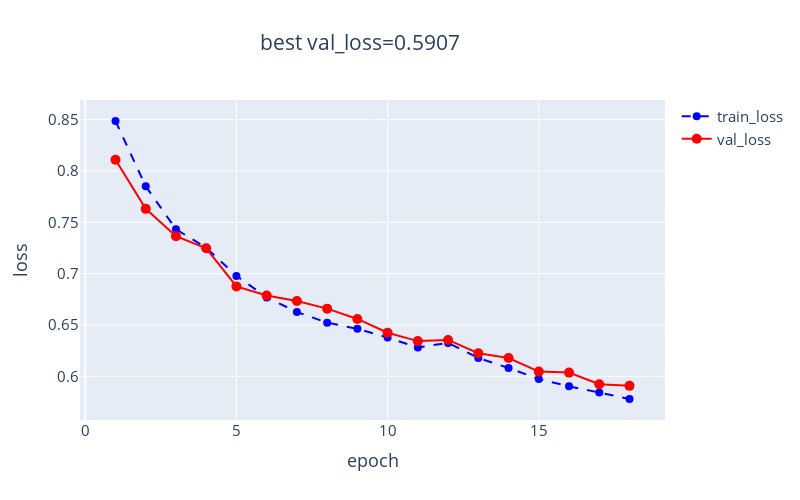

The cell this chart's notebook holds for it:
### Code cell
plot_metric(dfhistory,'loss')

### Figure 1 — Plotly figure (JSON) as saved in the notebook; plotly's stock layout.template omitted (floating-point values rounded to 4 significant figures)
{"data": [{"line": {"color": "blue", "dash": "dash", "width": 2}, "marker": {"color": "blue", "size": 8}, "mode": "lines+markers", "name": "train_loss", "type": "scatter", "x": [1, 2, 3, 4, 5, 6, 7, 8, 9, 10, 11, 12, 13, 14, 15, 16, 17, 18], "y": [0.8487, 0.7851, 0.7432, 0.7252, 0.6978, 0.6769, 0.6626, 0.6522, 0.6462, 0.6377, 0.6281, 0.6325, 0.6179, 0.6081, 0.5973, 0.5902, 0.5841, 0.5779]}, {"line": {"color": "red", "dash": "solid", "width": 2}, "marker": {"color": "red", "size": 10}, "mode": "lines+markers", "name": "val_loss", "type": "scatter", "x": [1, 2, 3, 4, 5, 6, 7, 8, 9, 10, 11, 12, 13, 14, 15, 16, 17, 18], "y": [0.8109, 0.7631, 0.7364, 0.7247, 0.6876, 0.6787, 0.6734, 0.6659, 0.6558, 0.6424, 0.6343, 0.6354, 0.6224, 0.6178, 0.6045, 0.6036, 0.5922, 0.5907]}], "layout": {"font": {"size": 15}, "height": 500, "title": {"text": "best val_loss=0.5907", "x": 0.45}, "width": 800, "xaxis": {"autorange": true, "range": [-0.1774, 19.18], "title": {"text": "epoch"}, "type": "linear"}, "yaxis": {"autorange": true, "range": [0.5574, 0.8691], "title": {"text": "loss"}, "type": "linear"}}}
